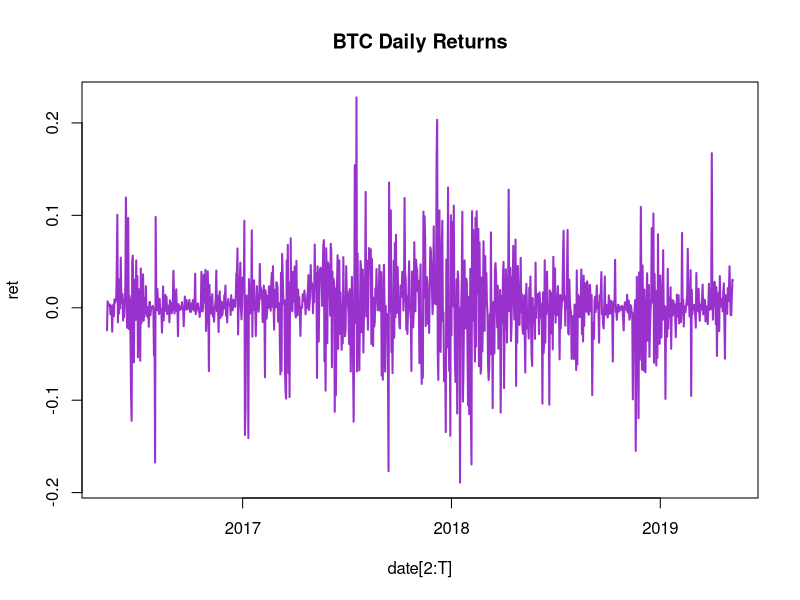
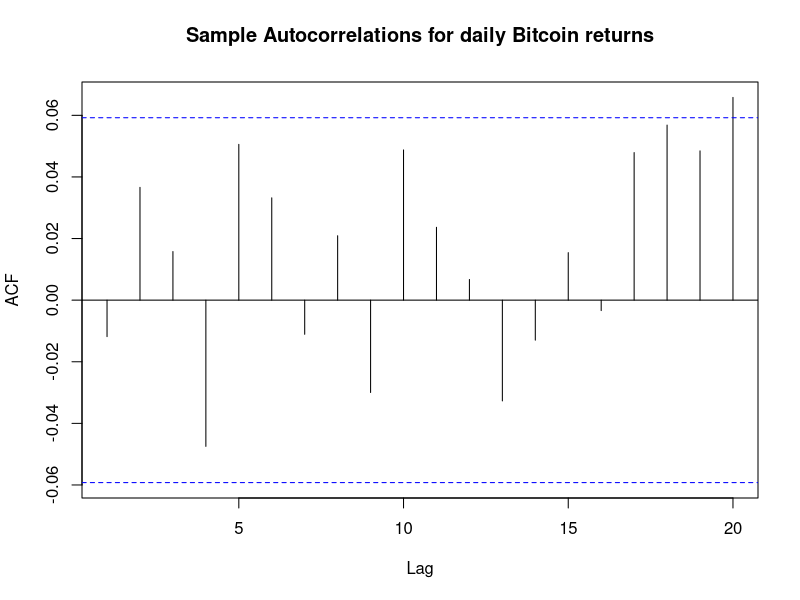
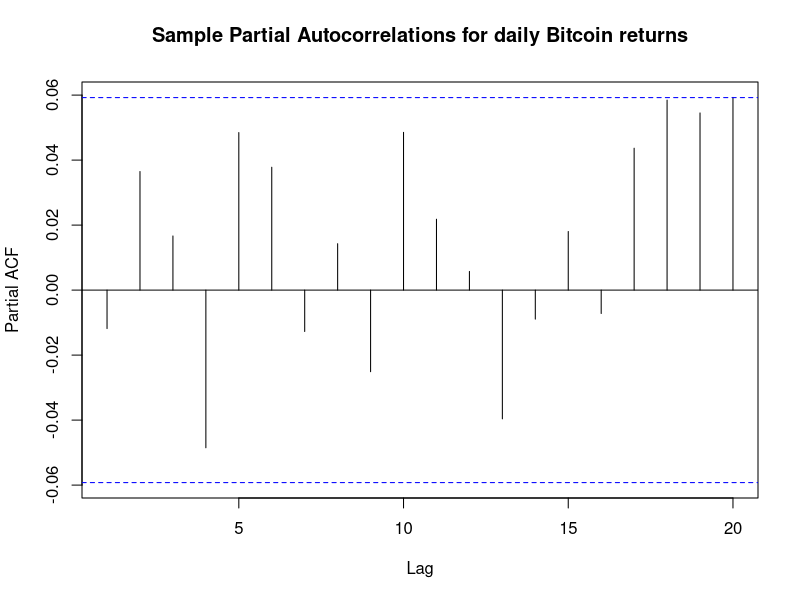
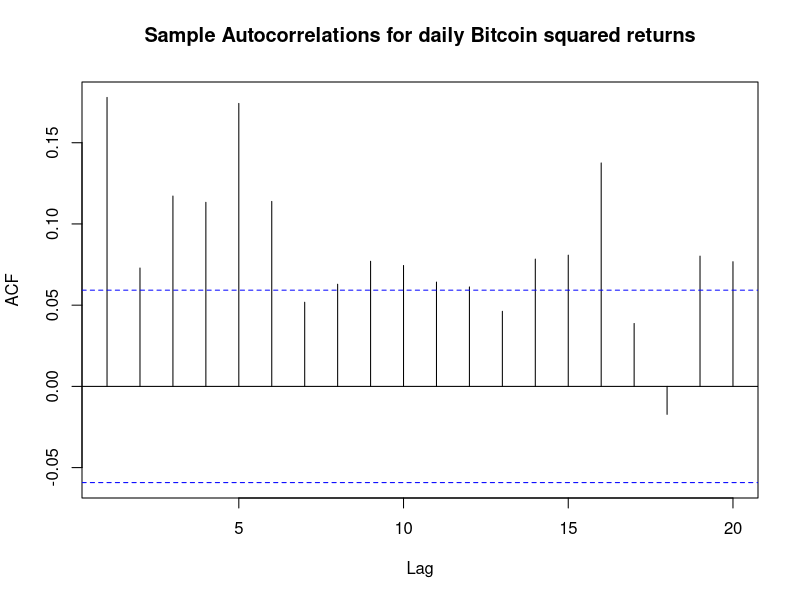
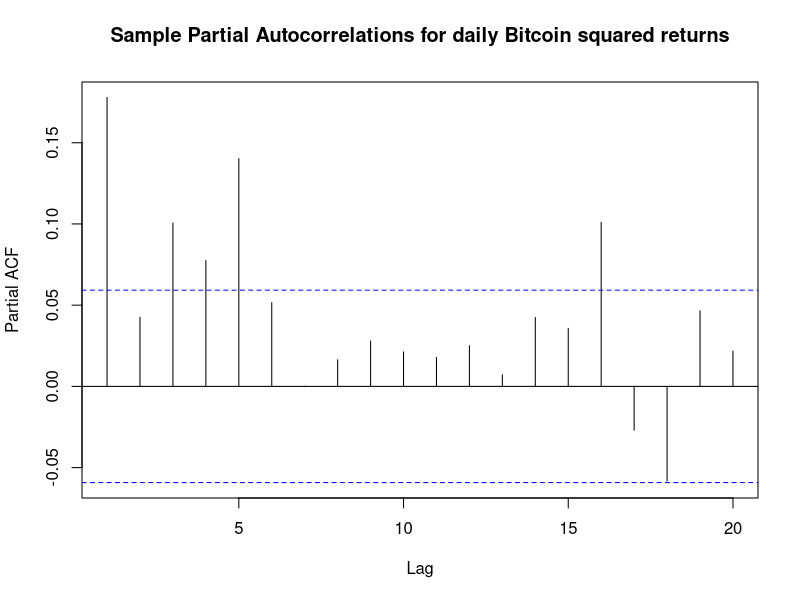
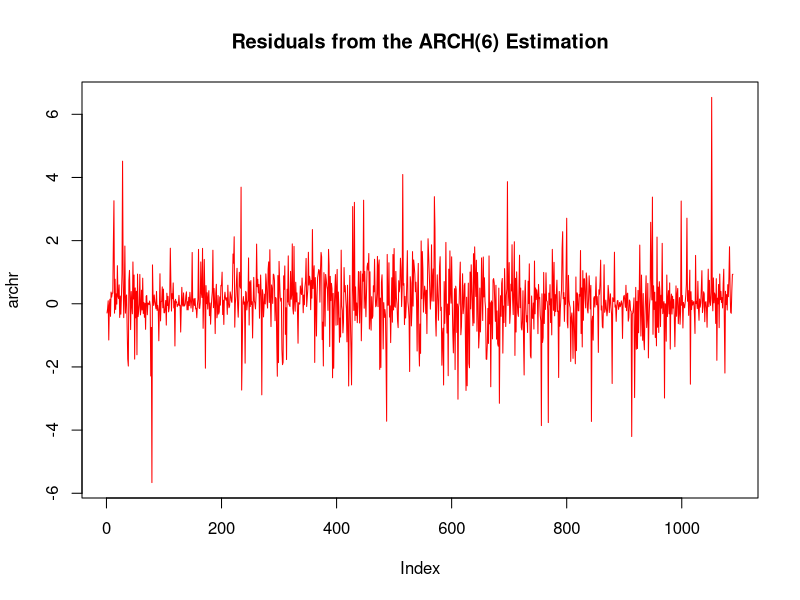
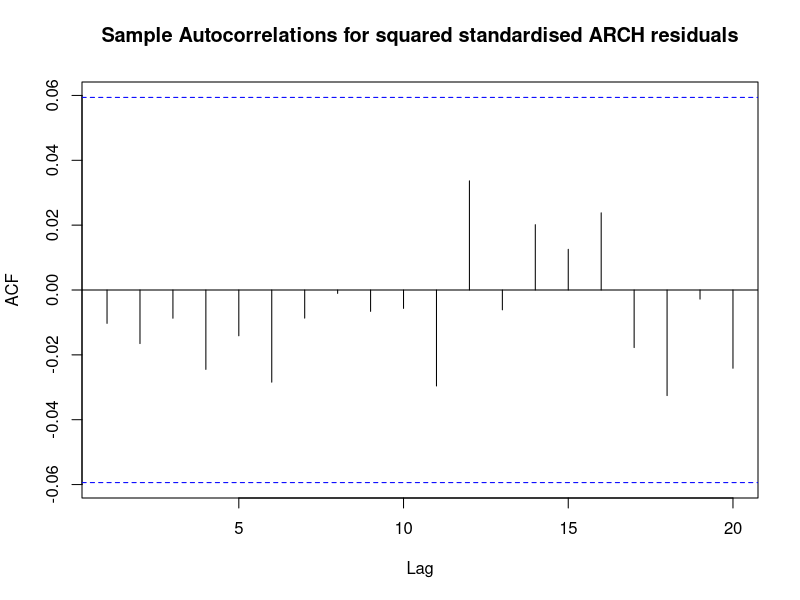
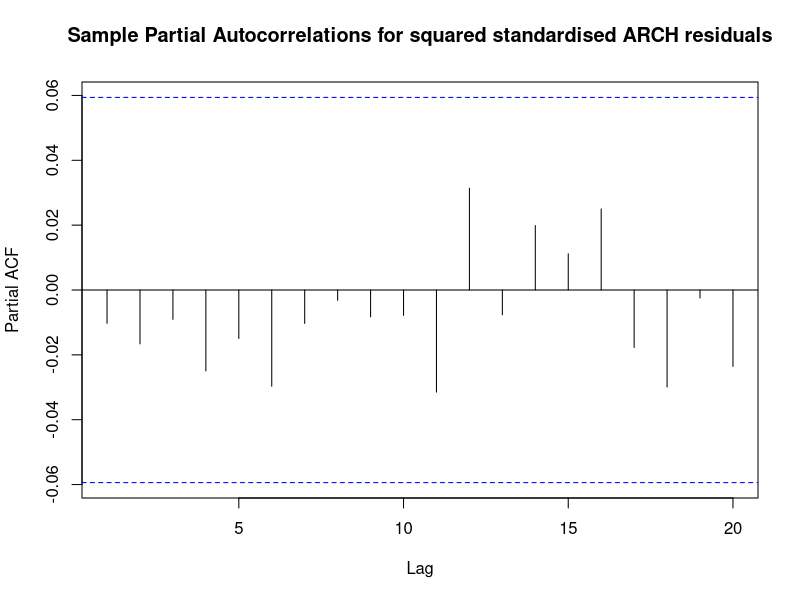

Generate these figures, in order, with R:
rm(list= ls())
library(tseries)

data <- read.csv("btc.csv")

p <- data$btc

date <- as.Date(data$date, format = "%d/%m/%y")

T <- length(p)

lp <- log(p)

ret <- lp[2:T] - lp[1:(T-1)] 
ret.2 = diff(lp)

plot(date[2:T], ret, main = "BTC Daily Returns", col = "darkorchid", type = "l", lwd = 2)

acfret <- acf(ret, plot = FALSE)
pacfret <- pacf(ret, plot = FALSE)


plot(acfret[1:20], main = "Sample Autocorrelations for daily Bitcoin returns")



plot(pacfret[1:20], main = "Sample Partial Autocorrelations for daily Bitcoin returns")


m <- ceiling(sqrt(T))

Box.test(ret, lag = m, type = "Box-Pierce")
Box.test(ret, lag = m, type = "Ljung-Box")

retsq <- ret^2

acfretsq <- acf(retsq, plot = FALSE)
pacfretsq <- pacf(retsq, plot = FALSE)


plot(acfretsq[1:20], main = "Sample Autocorrelations for daily Bitcoin squared returns")



plot(pacfretsq[1:20], main = "Sample Partial Autocorrelations for daily Bitcoin squared returns")


Box.test(retsq, lag = m, type = "Box-Pierce")
Box.test(retsq, lag = m, type = "Ljung-Box")
T_r <- length(retsq)

arch.lm <- lm(formula = retsq[6:T_r] ~ retsq[5:(T_r-1)] + retsq[4:(T_r-2)] + retsq[3:(T_r-3)] + retsq[2:(T_r-4)] + retsq[1:(T_r-5)])

z = 25

archaic <- numeric(length = z)
archbic <- numeric(length = z)

for(i in 1:z){
archmod <- garch(ret, order = c(0,i))
archaic[i] <- AIC(archmod)
archbic[i] <- AIC(archmod, k = log(T_r - i))
}

arch06 <- garch(ret, order = c(0,6))

archr <- resid(arch06)

archr <- archr[7:(T-1)]

plot(archr, main = "Residuals from the ARCH(6) Estimation", type = "l", col = "red")


archrsq <- archr^2

acfarchrsq <- acf(archrsq, plot = FALSE)
pacfarchrsq <- pacf(archrsq, plot = FALSE)


plot(acfarchrsq[1:20], main = "Sample Autocorrelations for squared standardised ARCH residuals")



plot(pacfarchrsq[1:20], main = "Sample Partial Autocorrelations for squared standardised ARCH residuals")


Box.test(archrsq, lag = m, type = "Box-Pierce")
Box.test(archrsq, lag = m, type = "Ljung-Box")



